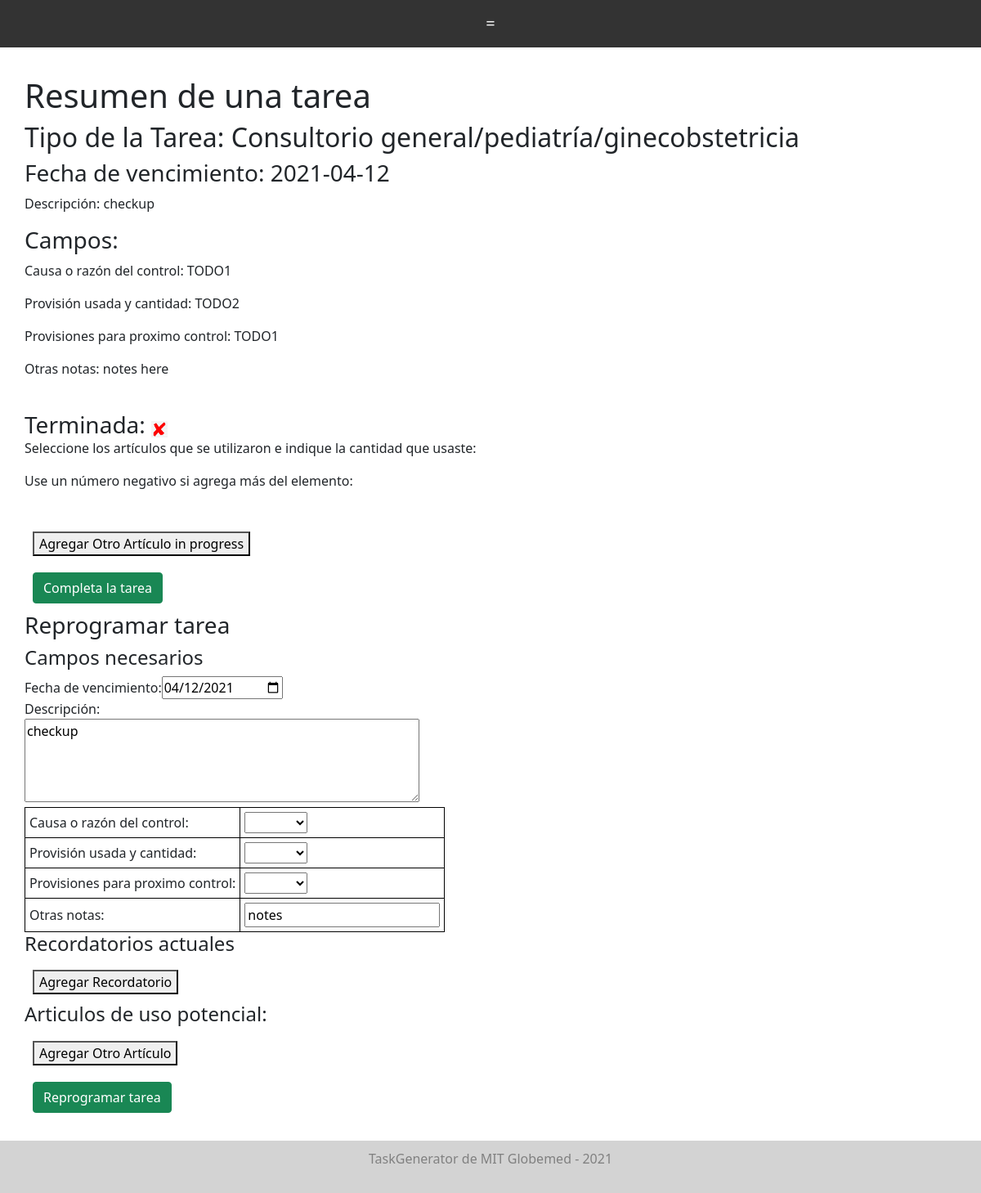
The app's page /task/1 (signed in) with its own data.
### models.py (models this page shows)
class Task(Base):
    __tablename__ = "tasks"
    id = Column(Integer, primary_key=True)
    task_type = Column(String, default="Generic")
    creator_id = Column(Integer)
    created_datetime = Column(DateTime)
    created_datestring = Column(String)
    due_datetime = Column(DateTime)
    due_datestring = Column(String)
    birthdate = Column(String)
    name = Column(String)
    dni = Column(String)
    description = Column(String)
    completed = Column(Boolean) # completed or not
    fields = Column(PickleType) # dictionary of strings to strings
    reminders = Column(PickleType) # list of datetimes
    reminder_datestrings = Column(PickleType) # list of datetimes
    color = Column(String)
    items_of_use = Column(PickleType) # list of Inventory Item IDs

class TaskType(Base):
    __tablename__ = "task_types"
    id = Column(Integer, primary_key=True)
    task_type = Column(String)
    due_date_text = Column(String)
    required_fields = Column(PickleType) # list of strings that are required keys in the fields entry of a task
    optional_fields = Column(PickleType) # list of strings that are allowed but not required keys in the fields entry of a task
    reminders = Column(PickleType) # list of dates for when reminders should go off
    color = Column(String)

### app.py (the view)
@app.route('/task/<int:task_id>')
@check_login_wrapper
def task(task_id):
    if get_task(task_id) == None:
        flash("Task with id {} does not exist".format(task_id))
        return redirect(url_for('tasks'))
    task=get_task(task_id)
    print("name_to_item", {item.name:item for item in get_inventory()})
    return render_template("task.html", task=task, items_of_use=[get_inventory_item(item_id) for item_id in task.items_of_use], task_type=get_task_type_by_name(task.task_type),
        units=UNITS,  name_to_item={item.name:item for item in get_inventory()})

### app.py (called while the page is built)
def check_login_wrapper(func):
    @wraps(func)
    def inner(*args, **kwargs):
        if "language" not in login_session:
            login_session['language'] = 'Spanish'
            UNITS = ["dia", "semana", "mes"]
            WEEKDAYS = ["Lunes", "Martes", "Miercoles", "Jueves", "Viernes", "Sabados", "Domingo"]
        if "username" not in login_session:
            flash("Please login to see that page." if login_session["language"] == "English" else "Inicie sesión para ver esa página")
            return redirect(url_for('login'))
        if "language" not in login_session:
            login_session["language"] = "Spanish"
        return func(*args, **kwargs)
    return inner

### database.py (called while the page is built)
def get_task_type_by_name(name):
    return session.query(TaskType).filter_by(task_type=name).first()

def get_task(task_id):
    return session.query(Task).filter_by(id=task_id).first()

def get_inventory():
    return session.query(InventoryItem).all()

### templates/task.html (shortened to what this page needs)
{% extends "layout.html" %}
{% block body %}
	<h1>{{text['Task Overview']}}</h1>
	<h2> {{text['Task Type']}}: {{ task.task_type }} </h2>
	<h3> {{text['Due Date']}}:  {{ task.due_datestring }} </h3>
	<p> {{text['Description']}}: {{ task.description }} </p>
	<h3>{{text['Fields']}}: </h3>
	{% for field in task.fields %}
		<p> {{field}}: {{task.fields[field]}} </p>
	{% endfor %}
	<br>
	<h3 style="display: inline;"> {{text['Completed']}}: </h3>
	{% if task.completed %}
		 <img width="20px" height="20px" src="{{url_for('static', filename='checkmark.png')}}">
	{% else %}
		<img width="20px" height="20px" src="{{url_for('static', filename='red_x.png')}}">
		<p> {{text['Select any items that were used and indicate the amount you used']}}: </p>
		<p> {{text['Use a negative number if adding more of the item']}}: </p>
		<form action="/complete_task/{{task.id}}"  method = 'post' autocomplete="off">
			<br>
			<button type="button" onclick="addUseItem()" style="margin: 10px;">{{text['Add Another Item']}} in progress</button>
      <br>
		  <div class="form-group" >
		  	 <button class="btn btn-success" type="submit" >{{text['Complete Task']}}</button>
		  </div>
		</form>
	{% endif %}
	<h3>{{text['Update Task']}}</h3>
	<form action="/update_task/{{task.id}}"  method = 'post' autocomplete="off">
	  <div class="form-group" >
	  	<h4>{{text['Required Fields']}}</h4>
	  	<label for="due_date">{{text['Due Date']}}: </label><input required class="required" value="{{task.due_datestring}}" type="date" id="due_date_=" name="due_date" onchange="calculateAllDates()">
	  	<br>
	  	<label for="description">{{text['Description']}}: </label>
	  	<br>
	  	<textarea required class="required" name="description" rows="4" cols="50">{{task.description}}</textarea>
	  	<br>
	  	<table>
	  	{% for field in task_type.required_fields %}
	  		<tr>
	  		{% if field is mapping %}
	  			{% for key in field %}
          			<td class="tr-left">
          				<label for="{{task_type.id}}_{{key}}">{{key}}:  </label>
          			</td>
          			<td>
		  				<select required class="required_{{task_type.id}}" id="{{task_type.id}}_{{key}}" name="{{key}}" value="{{task.fields[field]}}"  onchange="console.log('here3'); checkOther('{{task_type.id}}', '{{key}}')">
						  	<option value=""></option>
						  	{% for option in field[key] %}
							    {% if option == "Other"%}
				                  <option value="{{option}}">{{text['Other']}}</option>
				                {% else %}
									<option value="{{option}}">{{option}}</option>
				                {% endif %}
						    {% endfor %}
						  </select>
					</td>
	  			{% endfor %}
	  		{% else %}
		  		<td class="tr-left">
		  		<label for="{{task_type.task_type}}_{{field}}">{{field}}:  </label>
			  	</td>
			  	<td>
			  		<input required class="required_{{task_type.task_type}}" type="text" id="{{task_type.task_type}}_{{field}}" name="{{field}}" placeholder="{{field}}" value={{task.fields[field]}}>
			  	</td>
		  	{% endif %}
		  </tr>
	  	{% endfor %}
		</table>
		<div id="task_reminders" class="form_group">
		  	<h4>{{text['Current Reminders']}}</h4>
	    </div>
	  	<button type="button" onclick="addReminder()" style="margin: 10px;">{{text['Add Reminder']}}</button>
	  	<div id="task_items" class="form_group">
	        <div><h4>{{text['Items of Potential Use']}}:</h4></div>
	      </div>
      <button type="button" onclick="addItem('task_items')" style="margin: 10px;">{{text['Add Another Item']}}</button>
      <br>
	  	 <button class="btn btn-success" type="submit" id="submit_new_user"> {{text['Update Task']}} </button>
	  </div>
	 </form>
{%endblock%}

### static/style.css (style rules this page uses)
td { padding: 5px; border: 1px solid black; }
input { max-width: 500px; }
button { margin: 10px; }

### templates/layout.html (style rules this page uses)
td { padding: 5px; border: 1px solid black; }
input { max-width: 500px; }
button { margin: 10px; }

### records on screen
Task: task_type "Consultorio general/pediatría/ginecobstetricia", due_datestring "2021-04-12", description "checkup", fields "TODO1" "TODO2" "TODO1" "notes here", due_date "04/12/2021"

### other values on screen
{{ text['Task Overview'] }} "Resumen de una tarea"
{{ text['Task Type'] }} "Tipo de la Tarea"
{{ text['Due Date'] }} "Fecha de vencimiento"
{{ text['Description'] }} "Descripción"
{{ text['Fields'] }} "Campos"
{{ field }} "Causa o razón del control" "Provisión usada y cantidad" "Provisiones para proximo control" "Otras notas"
{{ text['Completed'] }} "Terminada"
{{ text['Use a negative number if adding more of the item'] }} "Use un número negativo si agrega más del elemento"
{{ text['Add Another Item'] }} "Agregar Otro Artículo"
{{ text['Complete Task'] }} "Completa la tarea"
{{ text['Update Task'] }} "Reprogramar tarea"
{{ text['Required Fields'] }} "Campos necesarios"
{{ key }} "Causa o razón del control" "Provisión usada y cantidad" "Provisiones para proximo control"
{{ field }} "Otras notas"
{{ text['Current Reminders'] }} "Recordatorios actuales"
